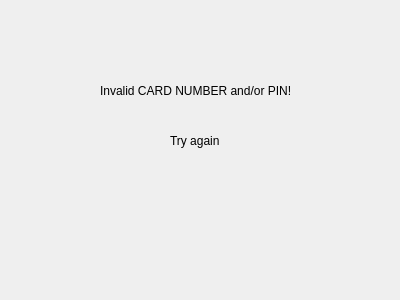
<?xml version="1.0" encoding="UTF-8"?>
<ui version="4.0">
 <class>Atm_Login_Error</class>
 <widget class="QWidget" name="Atm_Login_Error">
  <property name="geometry">
   <rect>
    <x>0</x>
    <y>0</y>
    <width>400</width>
    <height>300</height>
   </rect>
  </property>
  <property name="windowTitle">
   <string>LOGIN ERROR</string>
  </property>
  <widget class="QLabel" name="label">
   <property name="geometry">
    <rect>
     <x>100</x>
     <y>80</y>
     <width>231</width>
     <height>21</height>
    </rect>
   </property>
   <property name="text">
    <string>Invalid CARD NUMBER and/or PIN!</string>
   </property>
  </widget>
  <widget class="QLabel" name="label_2">
   <property name="geometry">
    <rect>
     <x>170</x>
     <y>130</y>
     <width>111</width>
     <height>21</height>
    </rect>
   </property>
   <property name="text">
    <string>Try again</string>
   </property>
  </widget>
 </widget>
 <resources/>
 <connections/>
</ui>
